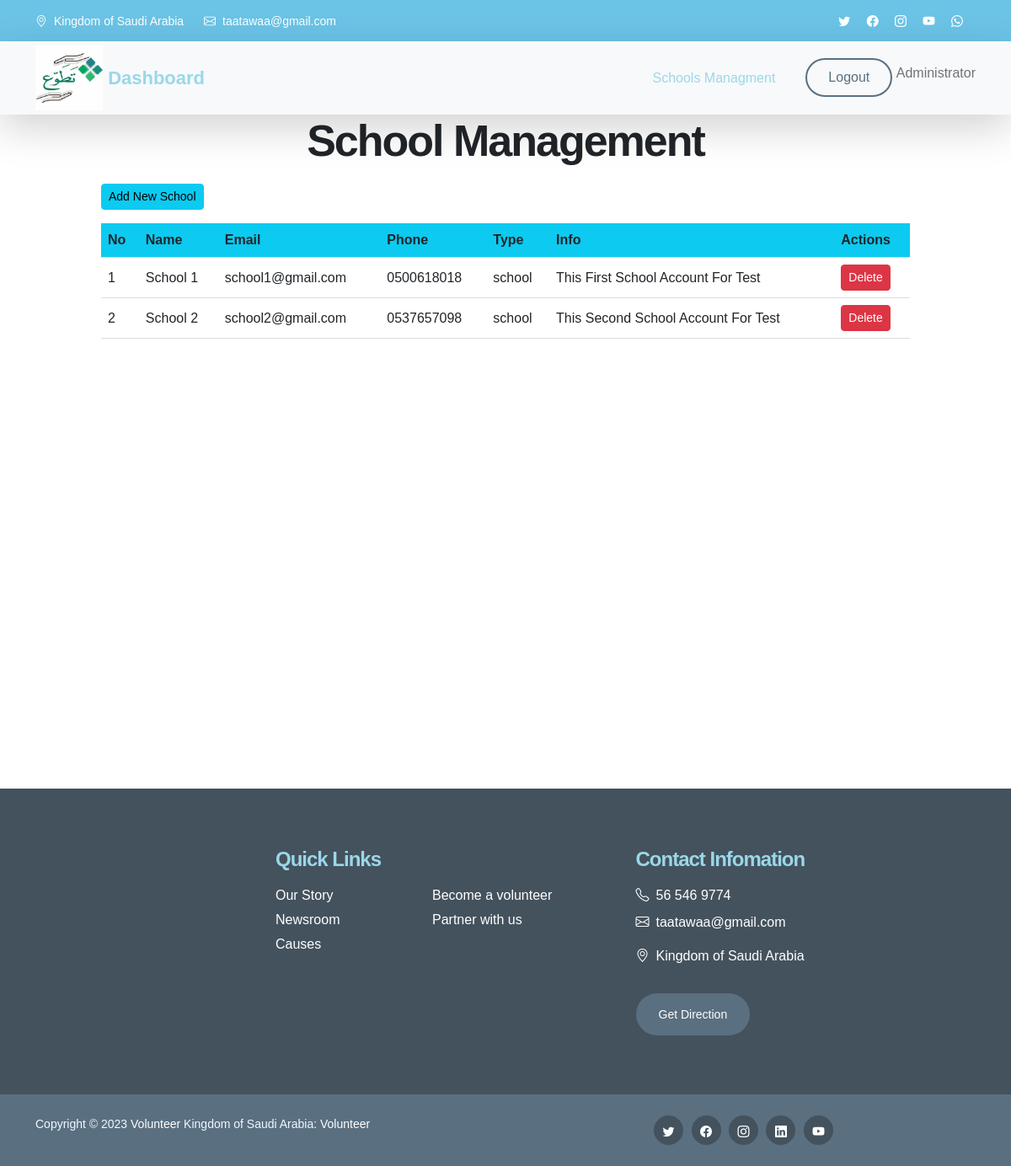
The page /manager/school_managment.php (signed in) on the database its author committed.
### tables this page shows
CREATE TABLE `users` (
  `id` int(11) NOT NULL,
  `name` varchar(255) NOT NULL,
  `email` varchar(255) NOT NULL,
  `phone` varchar(255) NOT NULL,
  `password` varchar(255) NOT NULL,
  `type` text DEFAULT 'student',
  `info` text DEFAULT '',
  `hours_number` int(11) DEFAULT 0,
  `school_id` int(11) DEFAULT NULL
);

### manager/school_managment.php (the view, shortened to what this page needs)
<?php
include 'header.php';
$fetch_schools = array();
$type = 'school';
$select_users = $con->prepare("SELECT * FROM users WHERE type = ?");
$select_users->bind_param('s', $type);
$select_users->execute();
$result = $select_users->get_result();
if ($result->num_rows > 0) {
    while ($row = $result->fetch_assoc()) {
        $fetch_schools[] = $row;
    }
}
?>
<div id="table-container" class="vh-100">
    <h1>School Management</h1>
    <div class="mb-3" style="text-align: left;">
        <button onclick="openUserModal()" class="btn btn-info btn-sm">Add New School</button>
    </div>
    <?php if (!empty($fetch_schools)) : ?>
        <table>
            <tr class="bg-info">
                <th>No</th>
                <th>Name</th>
                <th>Email</th>
                <th>Phone</th>
                <th>Type</th>
                <th>Info</th>
                <th>Actions</th>
            </tr>
            <?php
            $serialNumber = 1;
            foreach ($fetch_schools as $user) : ?>
                <tr>
                    <td><?= $serialNumber++ ?></td>
                    <td><?= $user['name'] ?></td>
                    <td><?= $user['email'] ?></td>
                    <td><?= $user['phone'] ?></td>
                    <td><?= $user['type'] ?></td>
                    <td><?= $user['info'] ?></td>
                    <td>
                        <form style="display: inline-block;" method="POST" onsubmit="return confirm('Are you sure you want to delete this user?')">
                            <button type="submit" name="delete_user" class="btn btn-danger btn-sm">Delete</button>
                        </form>
                    </td>
                </tr>
            <?php endforeach; ?>
        </table>
    <?php else : ?>
        <p>No Schools found.</p>
    <?php endif; ?>
</div>
<?php include 'footer.php' ?>

### css/templatemo-kind-heart-charity.css (style rules this page uses)
:root { --white-color: #ffffff; --primary-color: #9ad7e9; --secondary-color: #5a6f80; --section-bg-color: #f0f8ff; --site-footer-bg-color: #44525d; --custom-btn-bg-color: #597081; --custom-btn-bg-hover-color: #9ad7e9; --dark-color: #000000; --p-color: #717275; --border-color: #e9eaeb; --body-font-family: 'Metropolis', sans-serif; --h1-font-size: 52px; --h2-font-size: 46px; --h3-font-size: 32px; --h4-font-size: 28px; --h5-font-size: 24px; --h6-font-size: 22px; --p-font-size: 16px; --btn-font-size: 18px; --copyright-font-size: 14px; --border-radius-large: 100px; --border-radius-medium: 20px; --border-radius-small: 10px; --font-weight-light: 300; --font-weight-normal: 400; --font-weight-semibold: 600; --font-weight-bold: 700; }
body { background-color: var(--white-color); font-family: var(--body-font-family); }
h1, h2, h3, h4, h5, h6 { font-weight: var(--font-weight-semibold); letter-spacing: -1px; }
h1 { font-size: var(--h1-font-size); font-weight: var(--font-weight-bold); letter-spacing: -2px; }
a, button { touch-action: manipulation; transition: all 0.3s; }

### manager/header.php (style rules this page uses)
body { font-family: Arial, sans-serif; }
h1 { text-align: center; font-family: 'Gill Sans', 'Gill Sans MT', Calibri, 'Trebuchet MS', sans-serif; margin-bottom: 20px; }
#table-container { margin: 0 auto; width: 80%; }
table { border-collapse: collapse; width: 100%; }
th, td { padding: 8px; text-align: left; border-bottom: 1px solid #ddd; }
th { font-weight: bold; }

### rows shown on the page
users: name "School 1", email "school1@gmail.com", phone "0500618018", type "school", info "This First School Account For Test"
users: name "School 2", email "school2@gmail.com", phone "0537657098", type "school", info "This Second School Account For Test"

### other values the page prints
$username "Administrator"
